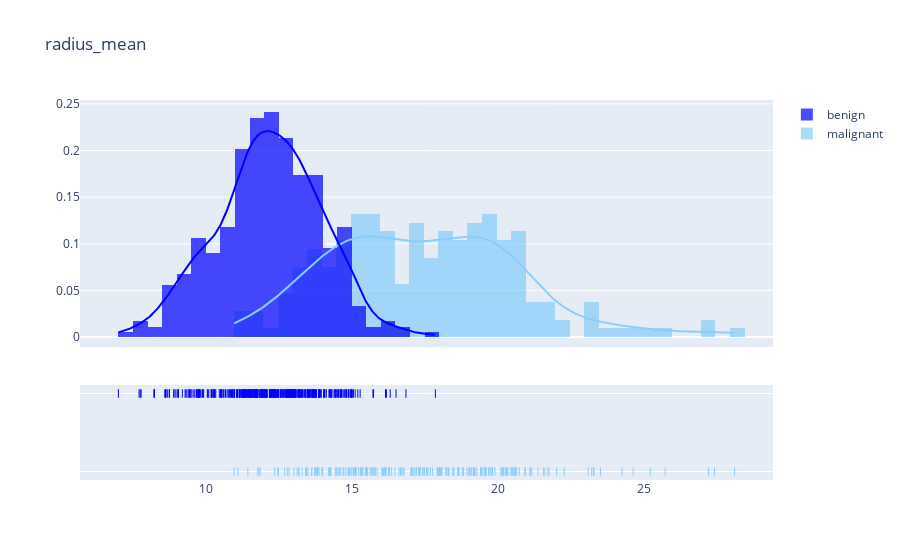
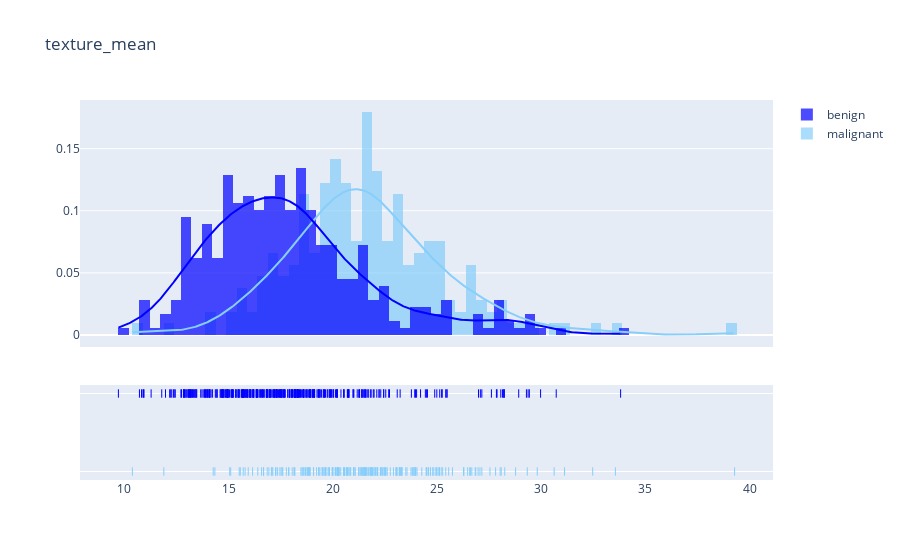
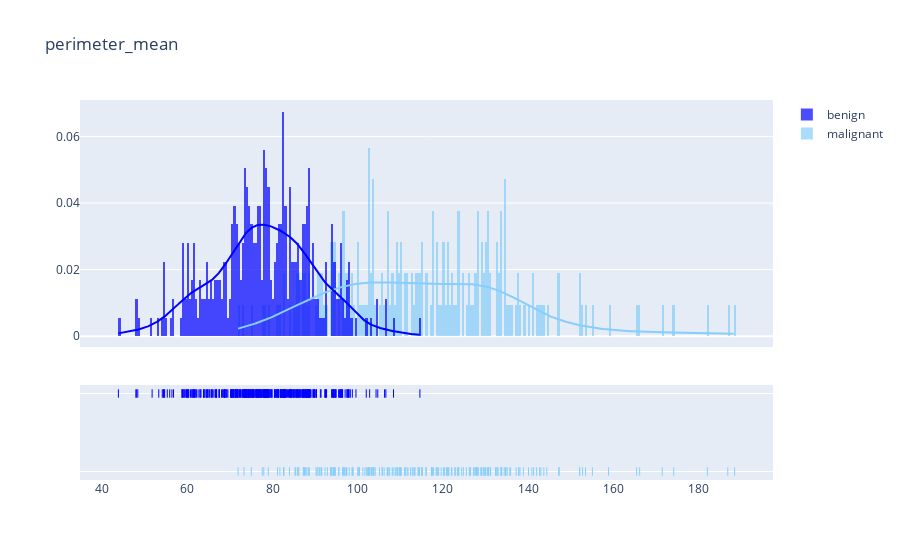
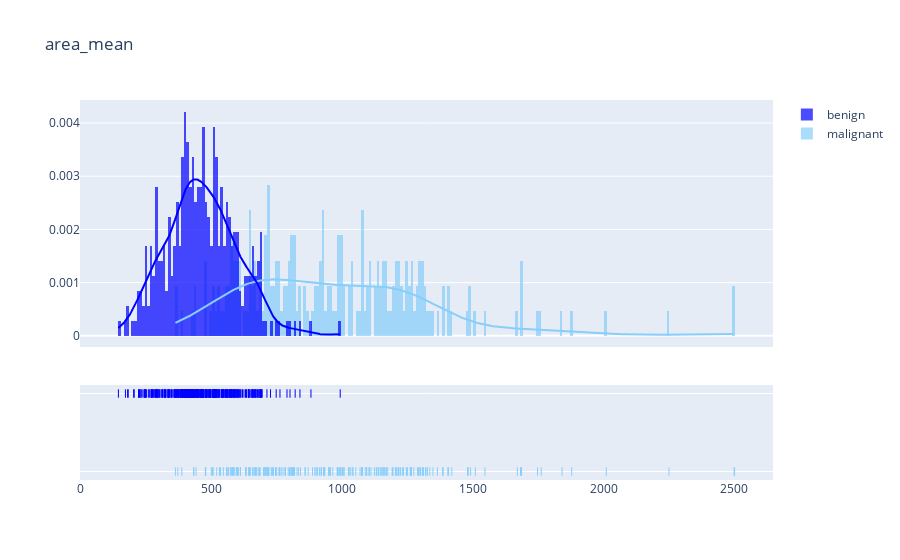

The cell these charts' notebook holds for them, in order:
### Code cell
# Mean distribution
plot_distribution('radius_mean', .5)
plot_distribution('texture_mean', .5)
plot_distribution('perimeter_mean', .5)
plot_distribution('area_mean', 10)
plot_distribution('smoothness_mean', .5)
plot_distribution('compactness_mean', .5)
plot_distribution('concavity_mean', .5)
plot_distribution('concave points_mean', .5)
plot_distribution('symmetry_mean', .5)
plot_distribution('fractal_dimension_mean', .5)

### Figure 1 — Plotly figure (JSON) as saved in the notebook; plotly's stock layout.template omitted (floating-point values rounded to 4 significant figures; data arrays with more than 128 entries replaced by an {"elided": "..."} marker saying what was removed)
{"data": [{"autobinx": false, "histnorm": "probability density", "legendgroup": "malignant", "marker": {"color": "lightskyblue"}, "name": "malignant", "opacity": 0.7, "type": "histogram", "x": {"elided": "212 float values"}, "xaxis": "x", "xbins": {"end": 28.11, "size": 0.5, "start": 10.95}, "yaxis": "y"}, {"autobinx": false, "histnorm": "probability density", "legendgroup": "benign", "marker": {"color": "blue"}, "name": "benign", "opacity": 0.7, "type": "histogram", "x": {"elided": "357 float values"}, "xaxis": "x", "xbins": {"end": 17.85, "size": 0.5, "start": 6.981}, "yaxis": "y"}, {"legendgroup": "malignant", "marker": {"color": "lightskyblue"}, "mode": "lines", "name": "malignant", "showlegend": false, "type": "scatter", "x": {"elided": "500 float values"}, "xaxis": "x", "y": {"elided": "500 float values"}, "yaxis": "y"}, {"legendgroup": "benign", "marker": {"color": "blue"}, "mode": "lines", "name": "benign", "showlegend": false, "type": "scatter", "x": {"elided": "500 float values"}, "xaxis": "x", "y": {"elided": "500 float values"}, "yaxis": "y"}, {"legendgroup": "malignant", "marker": {"color": "lightskyblue", "symbol": "line-ns-open"}, "mode": "markers", "name": "malignant", "showlegend": false, "type": "scatter", "x": {"elided": "212 float values"}, "xaxis": "x", "y": {"elided": "212 str values"}, "yaxis": "y2"}, {"legendgroup": "benign", "marker": {"color": "blue", "symbol": "line-ns-open"}, "mode": "markers", "name": "benign", "showlegend": false, "type": "scatter", "x": {"elided": "357 float values"}, "xaxis": "x", "y": {"elided": "357 str values"}, "yaxis": "y2"}], "layout": {"barmode": "overlay", "hovermode": "closest", "legend": {"traceorder": "reversed"}, "title": {"text": "radius_mean"}, "xaxis": {"anchor": "y2", "domain": [0, 1], "zeroline": false}, "yaxis": {"anchor": "free", "domain": [0.35, 1], "position": 0}, "yaxis2": {"anchor": "x", "domain": [0, 0.25], "dtick": 1, "showticklabels": false}}}

### Figure 2 — Plotly figure (JSON) as saved in the notebook; plotly's stock layout.template omitted (floating-point values rounded to 4 significant figures; data arrays with more than 128 entries replaced by an {"elided": "..."} marker saying what was removed)
{"data": [{"autobinx": false, "histnorm": "probability density", "legendgroup": "malignant", "marker": {"color": "lightskyblue"}, "name": "malignant", "opacity": 0.7, "type": "histogram", "x": {"elided": "212 float values"}, "xaxis": "x", "xbins": {"end": 39.28, "size": 0.5, "start": 10.38}, "yaxis": "y"}, {"autobinx": false, "histnorm": "probability density", "legendgroup": "benign", "marker": {"color": "blue"}, "name": "benign", "opacity": 0.7, "type": "histogram", "x": {"elided": "357 float values"}, "xaxis": "x", "xbins": {"end": 33.81, "size": 0.5, "start": 9.71}, "yaxis": "y"}, {"legendgroup": "malignant", "marker": {"color": "lightskyblue"}, "mode": "lines", "name": "malignant", "showlegend": false, "type": "scatter", "x": {"elided": "500 float values"}, "xaxis": "x", "y": {"elided": "500 float values"}, "yaxis": "y"}, {"legendgroup": "benign", "marker": {"color": "blue"}, "mode": "lines", "name": "benign", "showlegend": false, "type": "scatter", "x": {"elided": "500 float values"}, "xaxis": "x", "y": {"elided": "500 float values"}, "yaxis": "y"}, {"legendgroup": "malignant", "marker": {"color": "lightskyblue", "symbol": "line-ns-open"}, "mode": "markers", "name": "malignant", "showlegend": false, "type": "scatter", "x": {"elided": "212 float values"}, "xaxis": "x", "y": {"elided": "212 str values"}, "yaxis": "y2"}, {"legendgroup": "benign", "marker": {"color": "blue", "symbol": "line-ns-open"}, "mode": "markers", "name": "benign", "showlegend": false, "type": "scatter", "x": {"elided": "357 float values"}, "xaxis": "x", "y": {"elided": "357 str values"}, "yaxis": "y2"}], "layout": {"barmode": "overlay", "hovermode": "closest", "legend": {"traceorder": "reversed"}, "title": {"text": "texture_mean"}, "xaxis": {"anchor": "y2", "domain": [0, 1], "zeroline": false}, "yaxis": {"anchor": "free", "domain": [0.35, 1], "position": 0}, "yaxis2": {"anchor": "x", "domain": [0, 0.25], "dtick": 1, "showticklabels": false}}}

### Figure 3 — Plotly figure (JSON) as saved in the notebook; plotly's stock layout.template omitted (floating-point values rounded to 4 significant figures; data arrays with more than 128 entries replaced by an {"elided": "..."} marker saying what was removed)
{"data": [{"autobinx": false, "histnorm": "probability density", "legendgroup": "malignant", "marker": {"color": "lightskyblue"}, "name": "malignant", "opacity": 0.7, "type": "histogram", "x": {"elided": "212 float values"}, "xaxis": "x", "xbins": {"end": 188.5, "size": 0.5, "start": 71.9}, "yaxis": "y"}, {"autobinx": false, "histnorm": "probability density", "legendgroup": "benign", "marker": {"color": "blue"}, "name": "benign", "opacity": 0.7, "type": "histogram", "x": {"elided": "357 float values"}, "xaxis": "x", "xbins": {"end": 114.6, "size": 0.5, "start": 43.79}, "yaxis": "y"}, {"legendgroup": "malignant", "marker": {"color": "lightskyblue"}, "mode": "lines", "name": "malignant", "showlegend": false, "type": "scatter", "x": {"elided": "500 float values"}, "xaxis": "x", "y": {"elided": "500 float values"}, "yaxis": "y"}, {"legendgroup": "benign", "marker": {"color": "blue"}, "mode": "lines", "name": "benign", "showlegend": false, "type": "scatter", "x": {"elided": "500 float values"}, "xaxis": "x", "y": {"elided": "500 float values"}, "yaxis": "y"}, {"legendgroup": "malignant", "marker": {"color": "lightskyblue", "symbol": "line-ns-open"}, "mode": "markers", "name": "malignant", "showlegend": false, "type": "scatter", "x": {"elided": "212 float values"}, "xaxis": "x", "y": {"elided": "212 str values"}, "yaxis": "y2"}, {"legendgroup": "benign", "marker": {"color": "blue", "symbol": "line-ns-open"}, "mode": "markers", "name": "benign", "showlegend": false, "type": "scatter", "x": {"elided": "357 float values"}, "xaxis": "x", "y": {"elided": "357 str values"}, "yaxis": "y2"}], "layout": {"barmode": "overlay", "hovermode": "closest", "legend": {"traceorder": "reversed"}, "title": {"text": "perimeter_mean"}, "xaxis": {"anchor": "y2", "domain": [0, 1], "zeroline": false}, "yaxis": {"anchor": "free", "domain": [0.35, 1], "position": 0}, "yaxis2": {"anchor": "x", "domain": [0, 0.25], "dtick": 1, "showticklabels": false}}}

### Figure 4 — Plotly figure (JSON) as saved in the notebook; plotly's stock layout.template omitted (floating-point values rounded to 4 significant figures; data arrays with more than 128 entries replaced by an {"elided": "..."} marker saying what was removed)
{"data": [{"autobinx": false, "histnorm": "probability density", "legendgroup": "malignant", "marker": {"color": "lightskyblue"}, "name": "malignant", "opacity": 0.7, "type": "histogram", "x": {"elided": "212 float values"}, "xaxis": "x", "xbins": {"end": 2501, "size": 10, "start": 361.6}, "yaxis": "y"}, {"autobinx": false, "histnorm": "probability density", "legendgroup": "benign", "marker": {"color": "blue"}, "name": "benign", "opacity": 0.7, "type": "histogram", "x": {"elided": "357 float values"}, "xaxis": "x", "xbins": {"end": 992.1, "size": 10, "start": 143.5}, "yaxis": "y"}, {"legendgroup": "malignant", "marker": {"color": "lightskyblue"}, "mode": "lines", "name": "malignant", "showlegend": false, "type": "scatter", "x": {"elided": "500 float values"}, "xaxis": "x", "y": {"elided": "500 float values"}, "yaxis": "y"}, {"legendgroup": "benign", "marker": {"color": "blue"}, "mode": "lines", "name": "benign", "showlegend": false, "type": "scatter", "x": {"elided": "500 float values"}, "xaxis": "x", "y": {"elided": "500 float values"}, "yaxis": "y"}, {"legendgroup": "malignant", "marker": {"color": "lightskyblue", "symbol": "line-ns-open"}, "mode": "markers", "name": "malignant", "showlegend": false, "type": "scatter", "x": {"elided": "212 float values"}, "xaxis": "x", "y": {"elided": "212 str values"}, "yaxis": "y2"}, {"legendgroup": "benign", "marker": {"color": "blue", "symbol": "line-ns-open"}, "mode": "markers", "name": "benign", "showlegend": false, "type": "scatter", "x": {"elided": "357 float values"}, "xaxis": "x", "y": {"elided": "357 str values"}, "yaxis": "y2"}], "layout": {"barmode": "overlay", "hovermode": "closest", "legend": {"traceorder": "reversed"}, "title": {"text": "area_mean"}, "xaxis": {"anchor": "y2", "domain": [0, 1], "zeroline": false}, "yaxis": {"anchor": "free", "domain": [0.35, 1], "position": 0}, "yaxis2": {"anchor": "x", "domain": [0, 0.25], "dtick": 1, "showticklabels": false}}}
